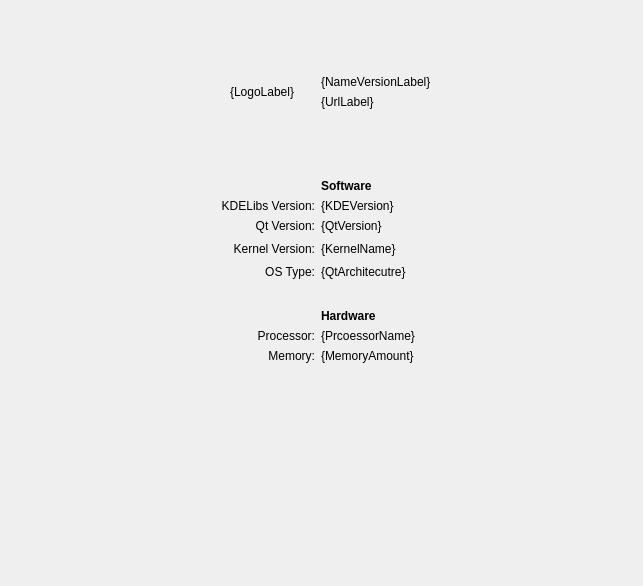
<?xml version="1.0" encoding="UTF-8"?>
<ui version="4.0">
 <class>Module</class>
 <widget class="QWidget" name="Module">
  <property name="geometry">
   <rect>
    <x>0</x>
    <y>0</y>
    <width>643</width>
    <height>586</height>
   </rect>
  </property>
  <layout class="QGridLayout" name="gridLayout">
   <item row="6" column="1">
    <widget class="QLabel" name="qt">
     <property name="text">
      <string>Qt Version:</string>
     </property>
     <property name="alignment">
      <set>Qt::AlignRight|Qt::AlignTrailing|Qt::AlignVCenter</set>
     </property>
    </widget>
   </item>
   <item row="3" column="3">
    <widget class="QLabel" name="label_2">
     <property name="font">
      <font>
       <weight>75</weight>
       <bold>true</bold>
      </font>
     </property>
     <property name="text">
      <string>Software</string>
     </property>
     <property name="alignment">
      <set>Qt::AlignLeading|Qt::AlignLeft|Qt::AlignVCenter</set>
     </property>
    </widget>
   </item>
   <item row="7" column="0">
    <spacer name="horizontalSpacer_4">
     <property name="orientation">
      <enum>Qt::Horizontal</enum>
     </property>
     <property name="sizeHint" stdset="0">
      <size>
       <width>215</width>
       <height>17</height>
      </size>
     </property>
    </spacer>
   </item>
   <item row="6" column="3">
    <widget class="QLabel" name="qtLabel">
     <property name="text">
      <string notr="true">{QtVersion}</string>
     </property>
    </widget>
   </item>
   <item row="8" column="1">
    <widget class="QLabel" name="label_3">
     <property name="text">
      <string>OS Type:</string>
     </property>
     <property name="alignment">
      <set>Qt::AlignRight|Qt::AlignTrailing|Qt::AlignVCenter</set>
     </property>
    </widget>
   </item>
   <item row="5" column="3">
    <widget class="QLabel" name="kdeLabel">
     <property name="text">
      <string notr="true">{KDEVersion}</string>
     </property>
    </widget>
   </item>
   <item row="8" column="3">
    <widget class="QLabel" name="bitsLabel">
     <property name="text">
      <string notr="true">{QtArchitecutre}</string>
     </property>
    </widget>
   </item>
   <item row="13" column="3">
    <spacer name="verticalSpacer">
     <property name="orientation">
      <enum>Qt::Vertical</enum>
     </property>
     <property name="sizeHint" stdset="0">
      <size>
       <width>20</width>
       <height>40</height>
      </size>
     </property>
    </spacer>
   </item>
   <item row="7" column="4">
    <spacer name="horizontalSpacer_7">
     <property name="orientation">
      <enum>Qt::Horizontal</enum>
     </property>
     <property name="sizeHint" stdset="0">
      <size>
       <width>215</width>
       <height>20</height>
      </size>
     </property>
    </spacer>
   </item>
   <item row="11" column="3">
    <widget class="QLabel" name="processorLabel">
     <property name="text">
      <string notr="true">{PrcoessorName}</string>
     </property>
    </widget>
   </item>
   <item row="12" column="1">
    <widget class="QLabel" name="memory">
     <property name="text">
      <string>Memory:</string>
     </property>
     <property name="alignment">
      <set>Qt::AlignRight|Qt::AlignTrailing|Qt::AlignVCenter</set>
     </property>
    </widget>
   </item>
   <item row="11" column="1">
    <widget class="QLabel" name="processor">
     <property name="text">
      <string>Processor:</string>
     </property>
     <property name="alignment">
      <set>Qt::AlignRight|Qt::AlignTrailing|Qt::AlignVCenter</set>
     </property>
    </widget>
   </item>
   <item row="7" column="3">
    <widget class="QLabel" name="kernelLabel">
     <property name="text">
      <string notr="true">{KernelName}</string>
     </property>
    </widget>
   </item>
   <item row="7" column="1">
    <widget class="QLabel" name="kernel">
     <property name="text">
      <string>Kernel Version:</string>
     </property>
     <property name="alignment">
      <set>Qt::AlignRight|Qt::AlignTrailing|Qt::AlignVCenter</set>
     </property>
    </widget>
   </item>
   <item row="12" column="3">
    <widget class="QLabel" name="memoryLabel">
     <property name="text">
      <string notr="true">{MemoryAmount}</string>
     </property>
    </widget>
   </item>
   <item row="5" column="1">
    <widget class="QLabel" name="kde">
     <property name="text">
      <string>KDELibs Version:</string>
     </property>
     <property name="alignment">
      <set>Qt::AlignRight|Qt::AlignTrailing|Qt::AlignVCenter</set>
     </property>
    </widget>
   </item>
   <item row="2" column="3">
    <spacer name="verticalSpacer_2">
     <property name="orientation">
      <enum>Qt::Vertical</enum>
     </property>
     <property name="sizeType">
      <enum>QSizePolicy::Fixed</enum>
     </property>
     <property name="sizeHint" stdset="0">
      <size>
       <width>20</width>
       <height>24</height>
      </size>
     </property>
    </spacer>
   </item>
   <item row="1" column="3" colspan="2">
    <layout class="QVBoxLayout" name="verticalLayout">
     <item>
      <spacer name="verticalSpacer_6">
       <property name="orientation">
        <enum>Qt::Vertical</enum>
       </property>
       <property name="sizeType">
        <enum>QSizePolicy::Preferred</enum>
       </property>
       <property name="sizeHint" stdset="0">
        <size>
         <width>20</width>
         <height>40</height>
        </size>
       </property>
      </spacer>
     </item>
     <item>
      <widget class="QLabel" name="nameVersionLabel">
       <property name="text">
        <string notr="true">{NameVersionLabel}</string>
       </property>
      </widget>
     </item>
     <item>
      <widget class="QLabel" name="urlLabel">
       <property name="text">
        <string notr="true">{UrlLabel}</string>
       </property>
       <property name="openExternalLinks">
        <bool>true</bool>
       </property>
      </widget>
     </item>
     <item>
      <spacer name="verticalSpacer_5">
       <property name="orientation">
        <enum>Qt::Vertical</enum>
       </property>
       <property name="sizeType">
        <enum>QSizePolicy::Preferred</enum>
       </property>
       <property name="sizeHint" stdset="0">
        <size>
         <width>20</width>
         <height>40</height>
        </size>
       </property>
      </spacer>
     </item>
    </layout>
   </item>
   <item row="9" column="3">
    <spacer name="verticalSpacer_4">
     <property name="orientation">
      <enum>Qt::Vertical</enum>
     </property>
     <property name="sizeType">
      <enum>QSizePolicy::Fixed</enum>
     </property>
     <property name="sizeHint" stdset="0">
      <size>
       <width>20</width>
       <height>24</height>
      </size>
     </property>
    </spacer>
   </item>
   <item row="0" column="3">
    <spacer name="verticalSpacer_3">
     <property name="orientation">
      <enum>Qt::Vertical</enum>
     </property>
     <property name="sizeType">
      <enum>QSizePolicy::Maximum</enum>
     </property>
     <property name="sizeHint" stdset="0">
      <size>
       <width>20</width>
       <height>24</height>
      </size>
     </property>
    </spacer>
   </item>
   <item row="10" column="3">
    <widget class="QLabel" name="label">
     <property name="font">
      <font>
       <weight>75</weight>
       <bold>true</bold>
      </font>
     </property>
     <property name="text">
      <string>Hardware</string>
     </property>
     <property name="alignment">
      <set>Qt::AlignLeading|Qt::AlignLeft|Qt::AlignVCenter</set>
     </property>
    </widget>
   </item>
   <item row="1" column="1">
    <widget class="QWidget" name="widget" native="true">
     <layout class="QHBoxLayout" name="horizontalLayout">
      <item>
       <widget class="QLabel" name="logoLabel">
        <property name="text">
         <string notr="true">{LogoLabel}</string>
        </property>
       </widget>
      </item>
      <item>
       <spacer name="horizontalSpacer">
        <property name="orientation">
         <enum>Qt::Horizontal</enum>
        </property>
        <property name="sizeType">
         <enum>QSizePolicy::Fixed</enum>
        </property>
        <property name="sizeHint" stdset="0">
         <size>
          <width>4</width>
          <height>0</height>
         </size>
        </property>
       </spacer>
      </item>
     </layout>
    </widget>
   </item>
  </layout>
 </widget>
 <resources/>
 <connections/>
</ui>
